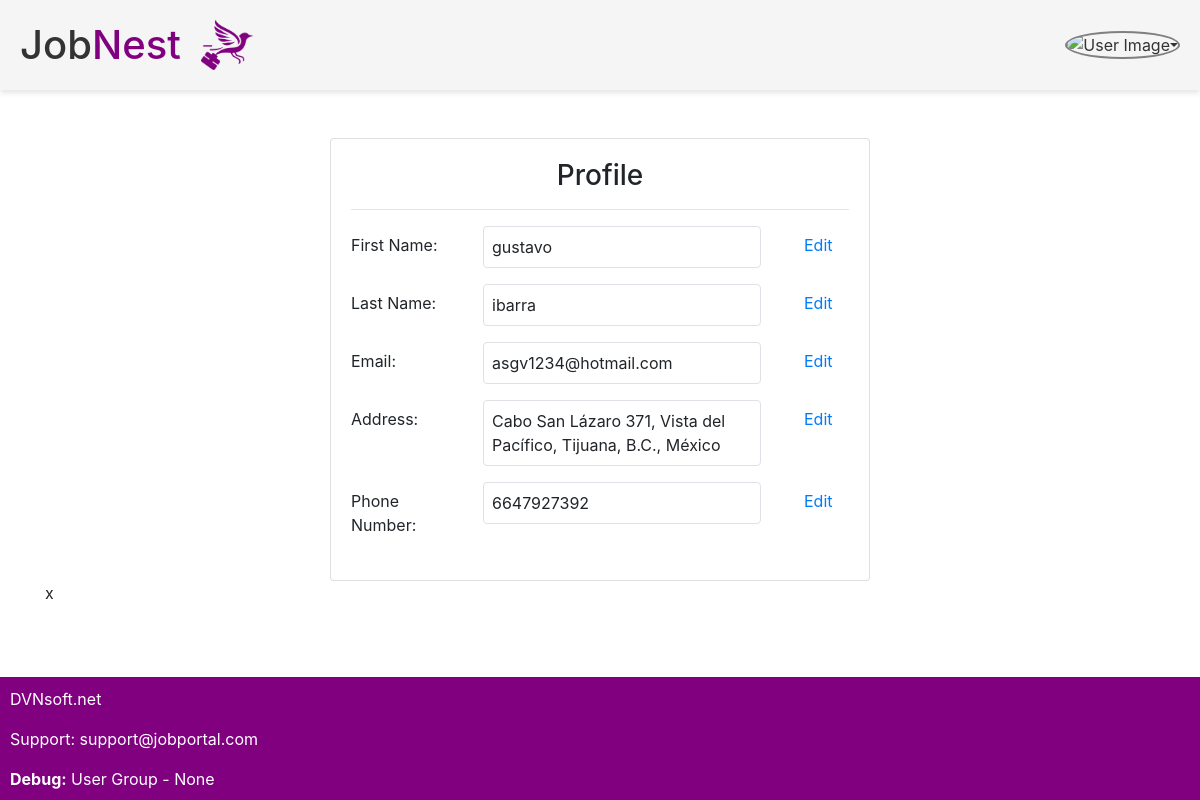
The app's page /accounts/profile/ (signed in) with its own data.
### core/models.py (models this page shows)
class JobSeeker(models.Model):
    user = models.OneToOneField(User, null=True, on_delete=models.CASCADE)
    address = models.CharField(max_length=255)
    phone_number = models.CharField(max_length=255)
    education = models.CharField(max_length=255)
    academic_status = models.CharField(max_length=255)
    work_experience = models.CharField(max_length=255)
    skills = models.ManyToManyField(Skill)
    languages = models.ManyToManyField(Language)
    resume_description = models.CharField(max_length=255)

### core/views.py (the view)
# urls.py: path('accounts/profile/',views.profile_view, name='profile'),
@login_required
def profile_view(request):
    user = request.user
    profile = get_object_or_404(Profile, user=user)
    fields = [
        {'field_name': 'first_name', 'label': 'First Name', 'value': user.first_name},
        {'field_name': 'last_name', 'label': 'Last Name', 'value': user.last_name},
        {'field_name': 'email', 'label': 'Email', 'value': user.email},
    ]
    if profile.user_type == 'jobseeker':
        jobseeker = get_object_or_404(JobSeeker, user=user)
        fields.extend([
            {'field_name': 'address', 'label': 'Address', 'value': jobseeker.address},
            {'field_name': 'phone_number', 'label': 'Phone Number', 'value': jobseeker.phone_number},
        ])
    elif profile.user_type == 'company':
        company = get_object_or_404(Company, user=user)
        fields.extend([
            {'field_name': 'company_name', 'label': 'Company Name', 'value': company.company_name},
            {'field_name': 'address', 'label': 'Address', 'value': company.address},
        ])
    context = {'fields': fields}
    return render(request, 'core/profile.html', context)

### core/templates/core/profile.html (shortened to what this page needs)
{% extends "core/base.html" %}
{% block content %}
<link href="https://maxcdn.bootstrapcdn.com/bootstrap/4.5.2/css/bootstrap.min.css" rel="stylesheet">
<div class="container mt-5 mb-5">
    <div class="row">
        <div class="col-md-6 offset-md-3">
            <div class="card">
                <div class="card-body">
                    <h3 class="text-center text-purple">Profile</h3>
                    <hr class="text-purple">
                    {% for field in fields %}
                        <div class="form-group row">
                            <label for="{{ field.field_name }}" class="col-sm-3 col-form-label text-purple">{{ field.label }}:</label>
                            <div class="col-sm-7">
                                <div class="border rounded p-2">{{ field.value }}</div>
                            </div>
                            <div class="col-sm-2">
                                <button class="btn btn-link text-purple edit-button" data-field="{{ field.field_name }}">Edit</button>
                            </div>
                        </div>
                    {% endfor %}
                </div>
            </div>
        </div>
    </div>x
</div>
{% endblock %}

### records on screen
JobSeeker: value "Cabo San Lázaro 371, Vista del Pacífico, Tijuana, B.C., México" "6647927392"

### other values on screen
{{ field.label }} "First Name" "Last Name" "Email" "Address" "Phone Number"
{{ field.value }} "gustavo" "ibarra" "asgv1234@hotmail.com"
